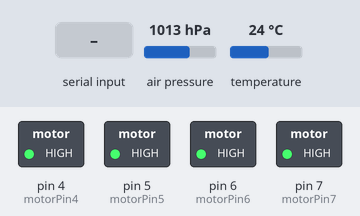
Simulated run of this sketch. Board: Arduino Mega 2560, built with avr-gcc and run on an emulated ATmega2560. Shown: switched loads named in the sketch (green lamp = pin HIGH). The inputs (shaded band) are chosen by the test bench; at power-on: air pressure 1013 hPa, temperature 24 °C. What the sketch prints to the serial monitor is not drawn.

Above: at 1.2 s.
1.3 s: "s" received over Serial
At 2.4 s:
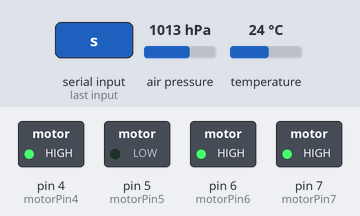
4.0 s: "s" received over the second serial link
At 4.9 s:
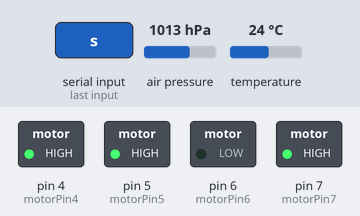
Timing chart, 0 to 7.0 s (numbered marks = the images above; inputs shaded):
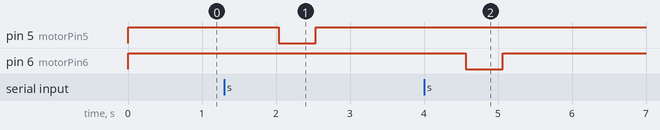

Measured:
- after the input at 1.3 s, pin 5 (motorPin5): HIGH → LOW after 0.74 s, → HIGH 0.50 s later
- after the input at 4.0 s, pin 6 (motorPin6): HIGH → LOW after 0.56 s, → HIGH 0.50 s later

The sketch:

V1.ino
```cpp
#include <Wire.h>
#include <SPI.h>
#include <Adafruit_Sensor.h>
#include <Adafruit_BMP280.h>

#define BMP_SCK 13
#define BMP_MISO 12
#define BMP_MOSI 11
#define BMP_CS 10

Adafruit_BMP280 bmp; // I2C
//Adafruit_BMP280 bmp(BMP_CS); // hardware SPI
//Adafruit_BMP280 bmp(BMP_CS, BMP_MOSI, BMP_MISO,  BMP_SCK);


int val;
int count = 0;
int motorPin4 = 4;
int motorPin5 = 5;
int motorPin6 = 6;
int motorPin7 =7;

void setup() {
  Serial.begin(19200);
  Serial.println(F("BMP280 test"));

  if (!bmp.begin()) {
    Serial.println(F("Could not find a valid BMP280 sensor, check wiring!"));
    while (1);
  }


  pinMode(motorPin4, OUTPUT);
  pinMode(motorPin5, OUTPUT);
  pinMode(motorPin6, OUTPUT);
  pinMode(motorPin7, OUTPUT);

  digitalWrite(motorPin4, HIGH);
  digitalWrite(motorPin5, HIGH);
  digitalWrite(motorPin6, HIGH);
  digitalWrite(motorPin7, HIGH);

  Serial.begin(9600);
  Serial1.begin(9600);

}

void loop() {

  // Xbee communication
  val = Serial1.read();
  if (-1 != val)
  {
    if ('a' == val) {
      // Motor start from Xbee communication
      digitalWrite(motorPin5, LOW);
      delay(500);
    }
    digitalWrite(motorPin5, HIGH);

      if ('d' == val) {
      // Motor start from Xbee
      digitalWrite(motorPin4, LOW);
      delay(500);
    }
    digitalWrite(motorPin4, HIGH);

    if ('w' == val) {
      // Motor start from Xbee communication
      digitalWrite(motorPin7, LOW);
      delay(500);
    }
    digitalWrite(motorPin7, HIGH);

      if ('s' == val) {
      // Motor start from Xbee
      digitalWrite(motorPin6, LOW);
      delay(500);
    }
    digitalWrite(motorPin6, HIGH);
  }

  // bmp280 Sensor
  Serial.print(F("Temperature = "));
  Serial.print(bmp.readTemperature());
  Serial.println(" *C");

  Serial.print(F("Pressure = "));
  Serial.print(bmp.readPressure());
  Serial.println(" Pa");

  Serial.print(F("Approx altitude = "));
  Serial.print(bmp.readAltitude(1013.25)); // this should be adjusted to your local forcase
  Serial.println(" m");

  Serial.println();
  delay(1000);

  // Motor Control
  if (Serial.available())
  {
    char start = Serial.read();
    if (start == 's') {
      digitalWrite(motorPin5, LOW);
      delay(500);
    }
    digitalWrite(motorPin5, HIGH);
  }

}
```
